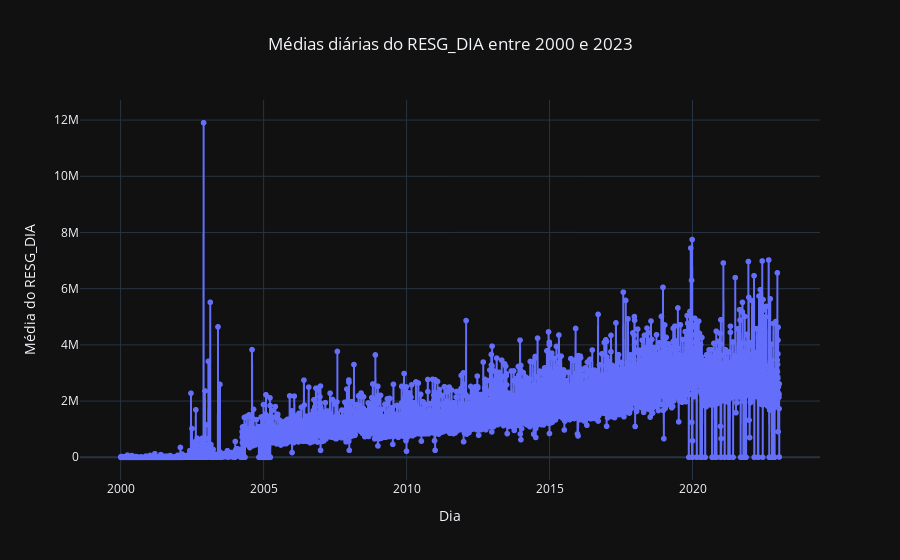

Source (notebook cell):
### Code cell
fig = px.line(
    data_frame= avg_resg_per_date,
    x= 'DT_COMPTC',
    y= 'avg(RESG_DIA)',
    markers= True,
    title= 'Médias diárias do RESG_DIA entre 2000 e 2023'
)
fig.update_layout(title= {'x': 0.5}, yaxis_title= 'Média do RESG_DIA', xaxis_title= 'Dia')
fig.show()

### Figure 1 — Plotly figure (JSON) as saved in the notebook; plotly's stock layout.template omitted (floating-point values rounded to 4 significant figures; data arrays with more than 128 entries replaced by an {"elided": "..."} marker saying what was removed)
{"data": [{"hovertemplate": "DT_COMPTC=%{x}<br>avg(RESG_DIA)=%{y}<extra></extra>", "legendgroup": "", "line": {"color": "#636efa", "dash": "solid"}, "marker": {"symbol": "circle"}, "mode": "lines+markers", "name": "", "showlegend": false, "x": {"elided": "5934 str values"}, "xaxis": "x", "y": {"elided": "5934 float values"}, "yaxis": "y", "type": "scattergl"}], "layout": {"xaxis": {"anchor": "y", "domain": [0.0, 1.0], "title": {"text": "Dia"}}, "yaxis": {"anchor": "x", "domain": [0.0, 1.0], "title": {"text": "Média do RESG_DIA"}}, "legend": {"tracegroupgap": 0}, "title": {"text": "Médias diárias do RESG_DIA entre 2000 e 2023", "x": 0.5}}}
